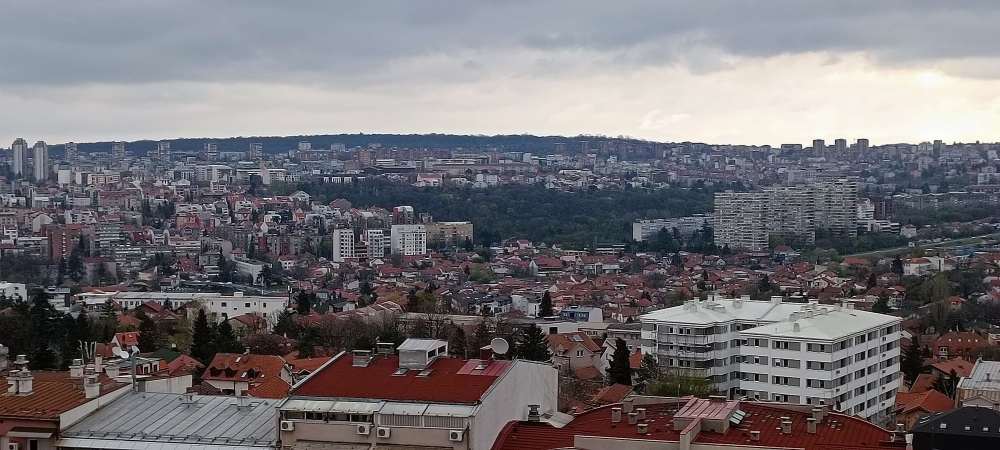
#> input picture dateSlike/pano2.jpg, 2000 x 900 px (shown at 1/2 size)
$ python 'projekat date slike.py'
#> lines starting #> are read from the running program, lines starting #| are printed output that depends on the picture
import cv2
import numpy as np

def bfmatch(des1, des2):
    matches = []
    for i, desc in enumerate(des1):
        matches2=[]
        distances = []
        for j, desc2 in enumerate(des2):
            distance = np.count_nonzero(desc != desc2)
            distances.append(distance)
        sortiraniidx = np.argsort(distances)

        for j in range(2):
            matches2.append(cv2.DMatch(i, sortiraniidx[j], distances[sortiraniidx[j]]))
        matches.append(matches2)
    return matches

def filter(matches):
    good = []
    for m, n in matches:
        if m.distance < 0.75 * n.distance:
            good.append([m])
    return good

#ucitaj i nadji
Qimg = cv2.imread('dateSlike/pano2.jpg')
#> Qimg is the input picture: shape (900, 2000, 3); mean B, G, R 117, 112.7, 115.6
Timg = cv2.imread('dateSlike/pano3.jpg')
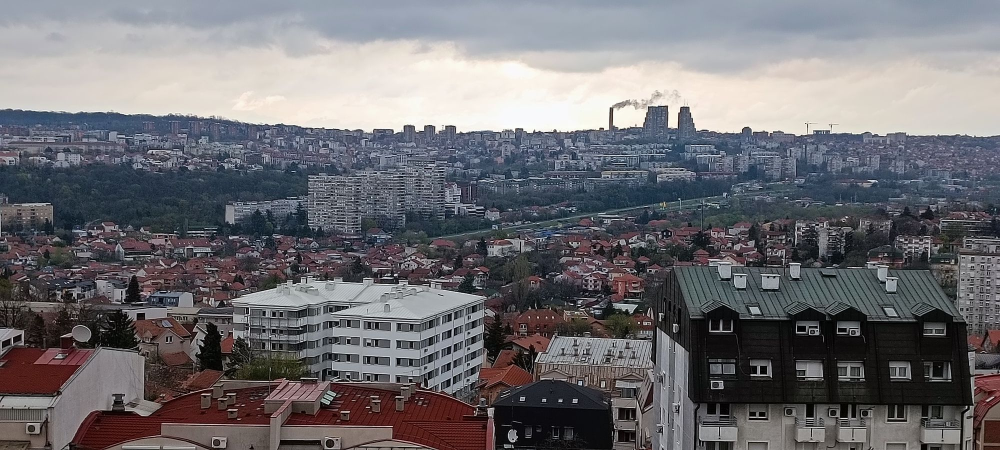
#> input picture dateSlike/pano3.jpg, 2000 x 900 px (shown at 1/2 size)
#> Timg is the input picture: shape (900, 2000, 3); mean B, G, R 114.4, 110.2, 111.4

orb = cv2.ORB_create(nfeatures=1000)

kpQimg, desQimg = orb.detectAndCompute(Qimg, None)
#> kpQimg = 1000 keypoints; strongest (x, y, size): (667, 357, 31), (692, 357, 31), (453, 424, 31), (841, 505, 31)
kpTimg, desTimg = orb.detectAndCompute(Timg, None)
#> kpTimg = 1000 keypoints; strongest (x, y, size): (1441, 855, 31), (1300, 646, 31), (1605, 458, 31), (1297, 214, 31)

#match
matches = bfmatch(desQimg, desTimg)
#> after the loop in bfmatch, `for i, desc in enumerate(des1):`: matches = 1000 matches
#> matches = 1000 matches

#filter
good = filter(matches)
#> after the loop in filter, `for m, n in matches:`: good = 104 matches
#> good = 104 matches

#crtaj
rez = cv2.drawMatchesKnn(Qimg, kpQimg, Timg, kpTimg, good, None, flags=2)
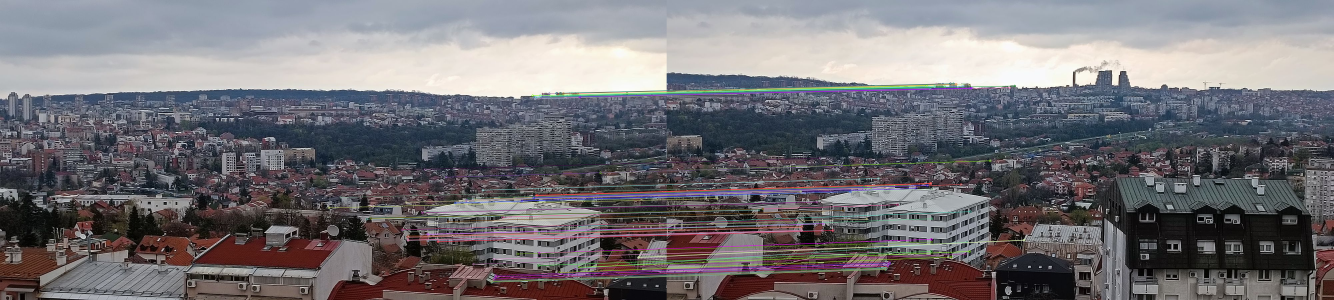
#> rez: shape (900, 4000, 3) (shown at 1/3 size); mean B, G, R 117.3, 112.8, 115.2
rezres = cv2.resize(rez, (960, 540))
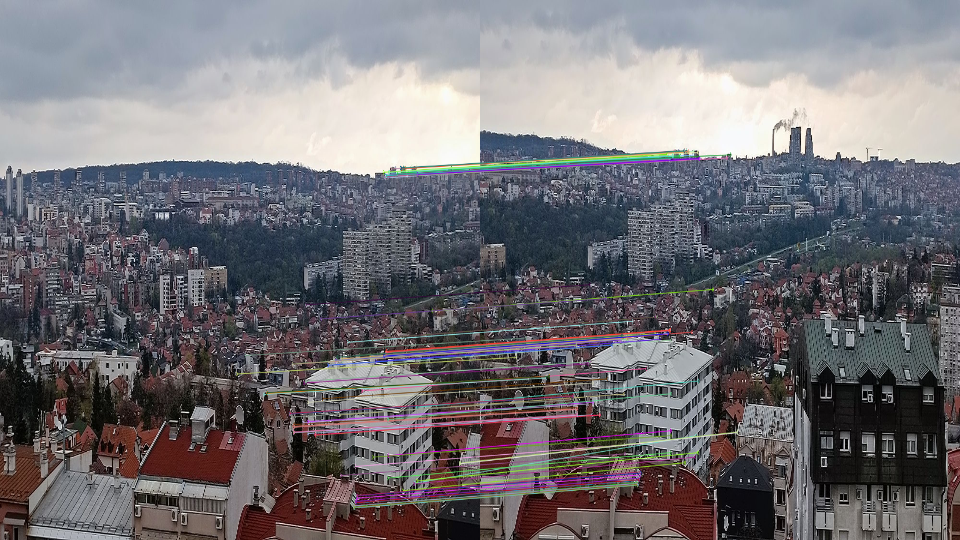
#> rezres: shape (540, 960, 3); mean B, G, R 117.2, 112.7, 115.1
cv2.imshow('Rezultat', rezres)
cv2.waitKey(0)
